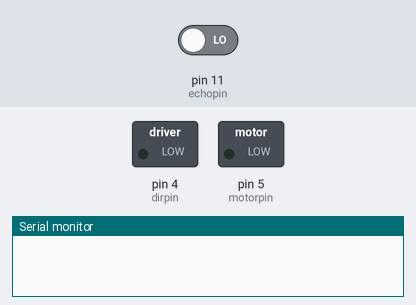
A sketch run on a simulated Arduino Uno, built with avr-gcc and run on an emulated ATmega328P. Parts: switched loads named in the sketch (green lamp = pin HIGH), the last lines printed to the serial monitor. The test bench sets the inputs (shaded band); at power-on: pin 11 (echopin) LOW. Pins used as bus, display or sensor lines are not drawn.

Above: at 0.1 s.
At 2.1 s:
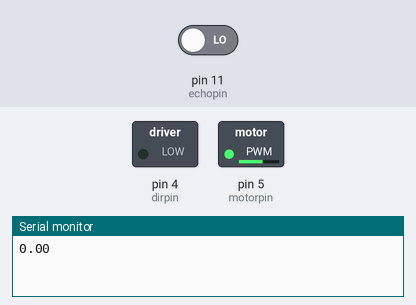
Timing chart, 0 to 3.6 s (numbered marks = the images above):
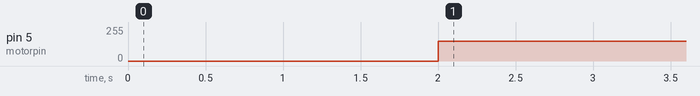

The sketch:

Mars_Task2_Final.ino
```cpp
int motorpin=5;
int dirpin=4;
int trigpin=10;
int echopin=11;
void setup()
{
  Serial.begin(9600);
  pinMode(motorpin,OUTPUT);
  pinMode(dirpin,OUTPUT);
  pinMode(trigpin,OUTPUT);
  pinMode(echopin,INPUT);
}

void loop()
{
  digitalWrite(trigpin,LOW);
  digitalWrite(trigpin,HIGH);
  delayMicroseconds(10);
  int time=pulseIn(echopin,HIGH);
  float distance=time*0.034/2;
  Serial.println(distance);
  delay(1000);
  if(distance>100)
  {
    analogWrite(motorpin,150);
    digitalWrite(dirpin,HIGH);
    delay(1000);
  }
  else if(distance>=75 && distance<=100)
  {
    analogWrite(motorpin,75);
    digitalWrite(dirpin,HIGH);
    delay(1000);
  }
  else if(distance>=50 && distance<75)
  {
    analogWrite(motorpin,0);
    delay(1000);
  }
  else if(distance>=25 && distance<50)
  {
    analogWrite(motorpin,75);
    digitalWrite(dirpin,LOW);
    delay(1000);
  }
  else if(distance<25)
  {
    analogWrite(motorpin,150);
    digitalWrite(dirpin,LOW);
    delay(1000);
  }
  delay(1000);
}
```

Measured:
- by itself, pin 5 (motorpin): 0/255 → 150/255 at 2.0 s
